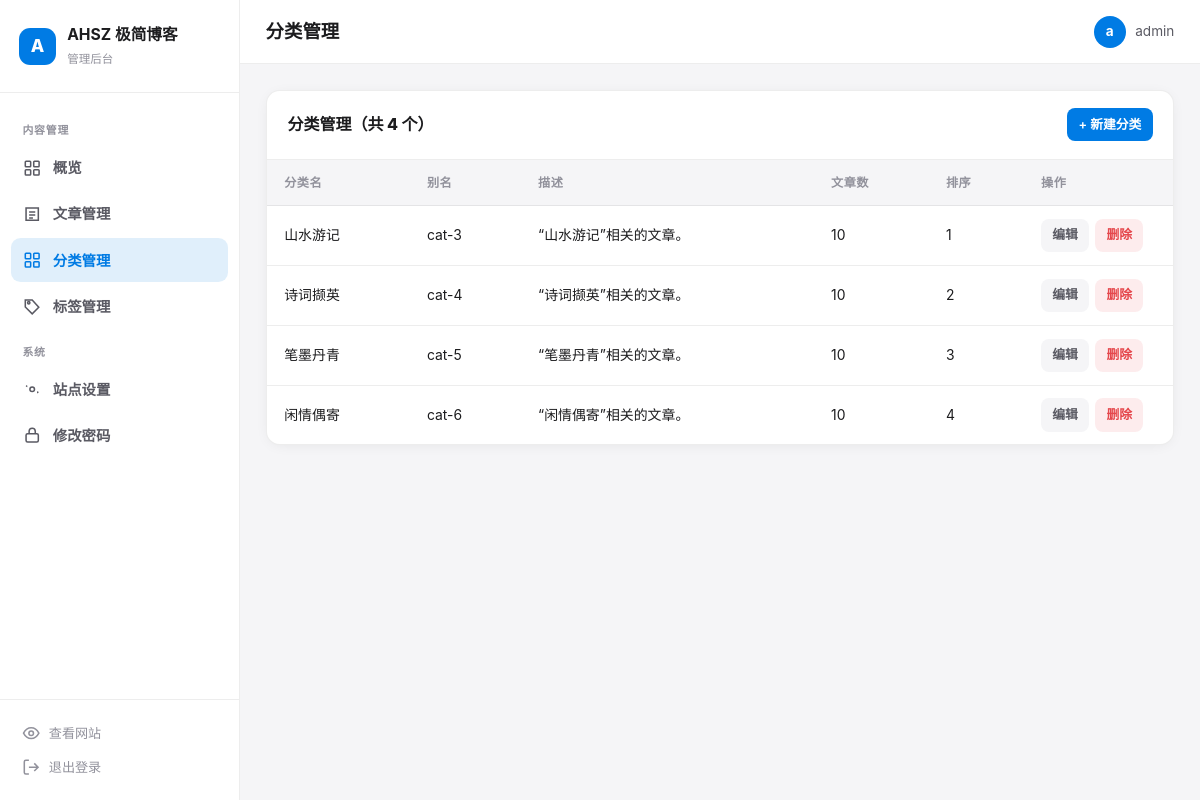
Screenshot of /admin/index.php?m=categories (signed in) with the database file from the repository.
### tables this page shows
CREATE TABLE categories (
        id INTEGER PRIMARY KEY AUTOINCREMENT,
        name TEXT NOT NULL,
        alias TEXT NOT NULL UNIQUE,
        description TEXT NOT NULL DEFAULT '',
        sort_order INTEGER NOT NULL DEFAULT 0,
        created_at INTEGER NOT NULL
    );

### admin/index.php (called while the page is built, shortened)
<?php
$m = $_GET['m'] ?? 'dashboard';
$db = db();
$view = $m;
if ($m === 'dashboard') {
    $stats = site_stats();
    $recent = $db->query("SELECT p.*, c.name cname FROM posts p LEFT JOIN categories c ON c.id=p.category_id ORDER BY p.created_at DESC LIMIT 6")->fetchAll();
} elseif ($m === 'posts') {
    $posts = $db->query("SELECT p.*, c.name cname FROM posts p LEFT JOIN categories c ON c.id=p.category_id ORDER BY p.created_at DESC")->fetchAll();
} elseif ($m === 'categories') {
    $cats = $db->query("SELECT c.*, (SELECT COUNT(*) FROM posts p WHERE p.category_id=c.id) cnt FROM categories c ORDER BY c.sort_order,c.id")->fetchAll();
} elseif ($m === 'category-edit') {
    $id = (int)($_GET['id'] ?? 0);
    $cat = null;
    if ($id > 0) { $st = $db->prepare("SELECT * FROM categories WHERE id=?"); $st->execute([$id]); $cat = $st->fetch(); }
} elseif ($m === 'tags') {
    $tags = get_tags();
} elseif ($m === 'password') {
}
include __DIR__ . '/views/layout-head.php';
include __DIR__ . '/views/' . $view . '.php';
include __DIR__ . '/views/layout-foot.php';

### inc/functions.php (called while the page is built, shortened)
<?php
function e(?string $s): string {
    return htmlspecialchars((string)$s, ENT_QUOTES, 'UTF-8');
}

### admin/views/categories.php (the view, shortened to what this page needs)
<div class="panel-card">
  <div class="panel-head">
    <h2>分类管理（共 <?= count($cats) ?> 个）</h2>
    <a href="index.php?m=category-edit" class="btn btn-primary btn-sm">+ 新建分类</a>
  </div>
  <table>
    <thead><tr><th>分类名</th><th>别名</th><th>描述</th><th>文章数</th><th>排序</th><th style="width:150px;">操作</th></tr></thead>
    <tbody>
      <?php foreach ($cats as $c): ?>
      <tr>
        <td class="title"><?= e($c['name']) ?></td>
        <td class="meta"><?= e($c['alias']) ?></td>
        <td class="meta"><?= e(mb_substr($c['description'],0,30,'UTF-8')) ?></td>
        <td><?= (int)$c['cnt'] ?></td>
        <td><?= (int)$c['sort_order'] ?></td>
        <td>
          <div class="row-actions">
            <a href="index.php?m=category-edit&id=<?= (int)$c['id'] ?>" class="btn btn-ghost btn-sm">编辑</a>
            <a href="index.php?m=cate-delete&id=<?= (int)$c['id'] ?>" class="btn btn-danger btn-sm" onclick="return confirm('删除分类？该分类下文章将变为未分类。')">删除</a>
          </div>
        </td>
      </tr>
      <?php endforeach; ?>
    </tbody>
  </table>
</div>

### assets/admin.css (style rules this page uses)
:root { --hue:250; --primary:oklch(0.58 0.19 var(--hue)); --primary-soft:oklch(0.58 0.19 var(--hue)/0.12); --bg:#f5f5f7; --card:#fff; --text:#1c1c1e; --text2:#5a5a63; --muted:#92929c; --border:rgba(0,0,0,.07); --input:#f5f5f7; --danger:#e5484d; --danger-soft:rgba(229,72,77,.1); --shadow:0 2px 16px -6px rgba(0,0,0,.12); --radius:.85rem; }
* { box-sizing:border-box;margin:0;padding:0 }
body { font-family:-apple-system,BlinkMacSystemFont,"Segoe UI","PingFang SC","Microsoft YaHei",sans-serif;background:var(--bg);color:var(--text);font-size:14px;line-height:1.6;-webkit-font-smoothing:antialiased }
a { color:inherit;text-decoration:none }
.btn { display:inline-flex;align-items:center;justify-content:center;gap:.4rem;padding:.65rem 1.1rem;border-radius:.65rem;font-weight:600;font-size:.88rem;transition:filter .15s,transform .15s;white-space:nowrap }
.btn-primary { background:var(--primary);color:#fff }
.btn-ghost { background:var(--input);color:var(--text2) }
.btn-danger { background:var(--danger-soft);color:var(--danger) }
.btn-sm { padding:.4rem .7rem;font-size:.8rem;border-radius:.5rem }
.panel-card { background:var(--card);border:1px solid var(--border);border-radius:var(--radius);box-shadow:var(--shadow);overflow:hidden }
.panel-head { padding:1.1rem 1.3rem;display:flex;align-items:center;justify-content:space-between;gap:1rem;border-bottom:1px solid var(--border) }
.panel-head h2 { font-size:1rem;font-weight:800 }
table { width:100%;border-collapse:collapse }
th,td { text-align:left;padding:.8rem 1.1rem;border-bottom:1px solid var(--border);font-size:.87rem }
th { color:var(--muted);font-weight:700;font-size:.76rem;text-transform:uppercase;letter-spacing:.04em;background:var(--bg) }
tbody tr:last-child td { border-bottom:none }
.row-actions { display:flex;gap:.4rem }

### rows the page displays
categories: name "山水游记", alias "cat-3", description "“山水游记”相关的文章。", cnt "10", sort_order "1"
categories: name "诗词撷英", alias "cat-4", description "“诗词撷英”相关的文章。", cnt "10", sort_order "2"
categories: name "笔墨丹青", alias "cat-5", description "“笔墨丹青”相关的文章。", cnt "10", sort_order "3"
categories: name "闲情偶寄", alias "cat-6", description "“闲情偶寄”相关的文章。", cnt "10", sort_order "4"

### other values shown
mb_substr($siteName,0,1,'UTF-8') "A"
$siteName "AHSZ 极简博客"
mb_substr($_SESSION['admin_user'] ?? 'A',0,1) "a"
$_SESSION['admin_user'] "admin"
count($cats) "4"
